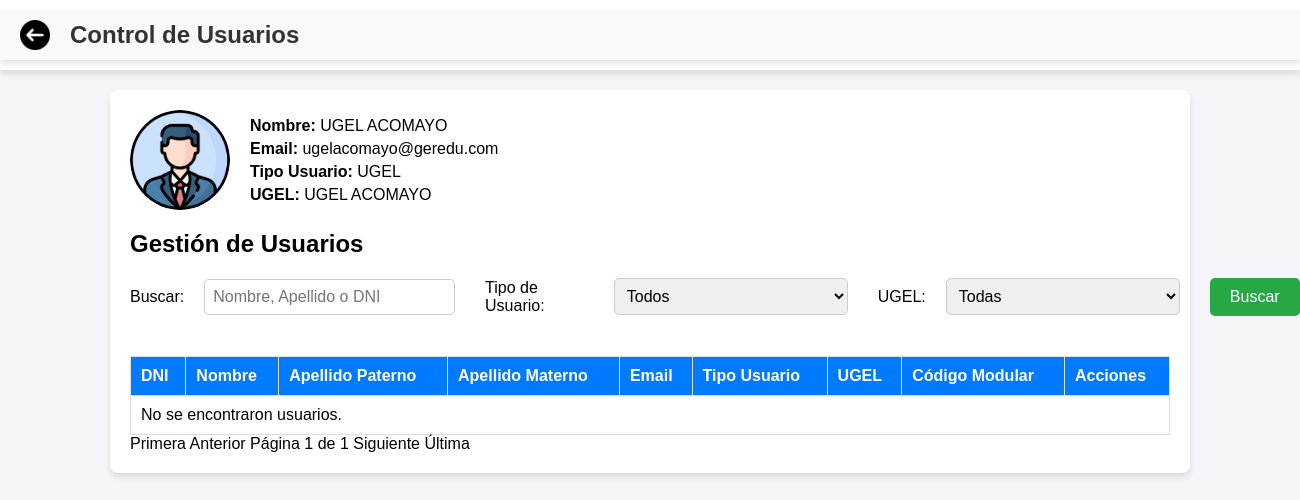
/control_usuarios/ (signed in), run on the app's committed database.
### app/models.py (models this page shows, shortened)
class Usuario(AbstractBaseUser):
    dni = models.IntegerField(unique=True)
    nombre = models.CharField(max_length=255)
    apellido_paterno = models.CharField(max_length=255)
    apellido_materno = models.CharField(max_length=255)
    email = models.EmailField(unique=True)
    telefono = models.CharField(max_length=20, blank=True, null=True)
    tipo_usuario = models.CharField(max_length=15, choices=[
        ('REGIONAL', 'Usuario Regional'),
        ('UGEL', 'Usuario UGEL'),
        ('DIRECTOR', 'Director'),
    ])
    estado = models.CharField(max_length=10, choices=[
        ('ACTIVO', 'Activo'),
        ('INACTIVO', 'Inactivo'),
    ], default='ACTIVO')
    permisos = models.JSONField(default=dict, blank=True, null=True)
    ugel = models.ForeignKey('Ugel', on_delete=models.SET_NULL, null=True, blank=True, related_name="usuarios")
    codigo_modular = models.CharField(max_length=15, blank=True, null=True, default="SIN_CODIGO")  # Nuevo atributo para DIRECTORES
    is_staff = models.BooleanField(default=False)
    is_superuser = models.BooleanField(default=False)
    USERNAME_FIELD = 'email'
    REQUIRED_FIELDS = ['dni', 'nombre', 'apellido_paterno']
    objects = UsuarioManager()

class Ugel(models.Model):
    nombre = models.CharField(max_length=255, unique=True)
    ruc = models.CharField(max_length=11, unique=True)
    str_images = models.TextField(blank=True, null=True)
    def __str__(self):
        return self.nombre

### app/views.py (the view, shortened to what this page needs)
# urls.py: path('control_usuarios/', views.control_usuarios, name='control_usuarios'),
def control_usuarios(request):
    usuarios = Usuario.objects.exclude(id=request.user.id)
    if request.user.tipo_usuario == "REGIONAL":
        usuarios = usuarios.filter(tipo_usuario__in=["REGIONAL", "UGEL", "DIRECTOR"])
    elif request.user.tipo_usuario == "UGEL":
        usuarios = usuarios.filter(tipo_usuario="DIRECTOR", ugel=request.user.ugel)
    else:
        usuarios = Usuario.objects.none()
    query = request.GET.get('query', '').strip()
    tipo_usuario = request.GET.get('tipo_usuario', '').strip()
    if tipo_usuario:
        usuarios = usuarios.filter(tipo_usuario=tipo_usuario)
    filter_ugel = request.GET.get('ugel', '').strip()
    if filter_ugel:
        usuarios = usuarios.filter(ugel__id=filter_ugel)
    paginator = Paginator(usuarios, 50)
    page_number = request.GET.get('page')  # Obtener el número de la página actual
    page_obj = paginator.get_page(page_number)  # Obtener los usuarios de la página actual
    return render(request, 'app/control_usuarios.html', {
        'page_obj': page_obj,  # Pasar el objeto de la página al template
        'ugeles': Ugel.objects.all(),  # Pasar UGELs para el filtro
        'user': request.user,  # Usuario actual
    })

### templates/app/control_usuarios.html (shortened to what this page needs)
<!DOCTYPE html>
<html lang="es">
<head>
    {% load static %}
    <link rel="stylesheet" href="{% static 'app/style-control.css' %}">
</head>
<body>
    <header class="header">
        <div class="header-container">
        <a href="{% url 'home' %}" class="back-button">
            <img src="{% static 'app/atras.png' %}" alt="Volver" class="back-icon">
        </a>
        <h1>Control de Usuarios</h1>
    </div>
    </header>
    <main class="main-container">
        <div class="user-profile">
            <img src="{% static 'app/perfil.png' %}" alt="Foto del Usuario" class="user-photo">
            <div class="user-info">
                <p><strong>Nombre:</strong> {{ user.nombre }}</p>
                <p><strong>Email:</strong> {{ user.email }}</p>
                <p><strong>Tipo Usuario:</strong> {{ user.tipo_usuario }}</p>
                <p><strong>UGEL:</strong> {{ user.ugel }}</p>
            </div>
        </div>
        <h2>Gestión de Usuarios</h2>
        <form method="get" class="search-filter-form">
            <div class="form-container">
                <label for="query">Buscar:</label>
                <input type="text" id="query" name="query" value="{{ request.GET.query }}" placeholder="Nombre, Apellido o DNI">
                <label for="tipo_usuario">Tipo de Usuario:</label>
                <select name="tipo_usuario" id="tipo_usuario">
                    <option value="">Todos</option>
                </select>
                <label for="ugel">UGEL:</label>
                <select name="ugel" id="ugel">
                    <option value="">Todas</option>
                </select>
                <button type="submit" class="button">Buscar</button>
            </div>
        </form>
<table>
    <thead>
        <tr>
            <th>DNI</th>
            <th>Nombre</th>
            <th>Apellido Paterno</th>
            <th>Apellido Materno</th>
            <th>Email</th>
            <th>Tipo Usuario</th>
            <th>UGEL</th>
            <th>Código Modular</th>
            <th>Acciones</th>
        </tr>
    </thead>
    <tbody>
        {% for usuario in page_obj %}
        <tr>
            <td>{{ usuario.dni }}</td>
            <td>{{ usuario.nombre }}</td>
            <td>{{ usuario.apellido_paterno }}</td>
            <td>{{ usuario.apellido_materno }}</td>
            <td>{{ usuario.email }}</td>
            <td>{{ usuario.tipo_usuario }}</td>
            <td>{{ usuario.ugel.nombre }}</td>
            <td>{{ usuario.codigo_modular }}</td>
            <td>
                <a href="{% url 'editar_usuario' usuario.id %}"><button>Editar</button></a>
                <button onclick="openDeleteModal('{{ usuario.id }}')">Eliminar</button>
            </td>
        </tr>
        {% empty %}
        <tr>
            <td colspan="9">No se encontraron usuarios.</td>
        </tr>
        {% endfor %}
    </tbody>
</table>
<div class="pagination">
    <span class="step-links">
        {% if page_obj.has_previous %}
            <a href="?page=1{% if request.GET.query %}&query={{ request.GET.query }}{% endif %}{% if request.GET.tipo_usuario %}&tipo_usuario={{ request.GET.tipo_usuario }}{% endif %}{% if request.GET.ugel %}&ugel={{ request.GET.ugel }}{% endif %}">Primera</a>
            <a href="?page={{ page_obj.previous_page_number }}{% if request.GET.query %}&query={{ request.GET.query }}{% endif %}{% if request.GET.tipo_usuario %}&tipo_usuario={{ request.GET.tipo_usuario }}{% endif %}{% if request.GET.ugel %}&ugel={{ request.GET.ugel }}{% endif %}">Anterior</a>
        {% else %}
            <a class="disabled">Primera</a>
            <a class="disabled">Anterior</a>
        {% endif %}
        <span>Página {{ page_obj.number }} de {{ page_obj.paginator.num_pages }}</span>
        {% if page_obj.has_next %}
            <a href="?page={{ page_obj.next_page_number }}{% if request.GET.query %}&query={{ request.GET.query }}{% endif %}{% if request.GET.tipo_usuario %}&tipo_usuario={{ request.GET.tipo_usuario }}{% endif %}{% if request.GET.ugel %}&ugel={{ request.GET.ugel }}{% endif %}">Siguiente</a>
            <a href="?page={{ page_obj.paginator.num_pages }}{% if request.GET.query %}&query={{ request.GET.query }}{% endif %}{% if request.GET.tipo_usuario %}&tipo_usuario={{ request.GET.tipo_usuario }}{% endif %}{% if request.GET.ugel %}&ugel={{ request.GET.ugel }}{% endif %}">Última</a>
        {% else %}
            <a class="disabled">Siguiente</a>
            <a class="disabled">Última</a>
        {% endif %}
    </span>
</div>
    </main>
</body>
</html>

### app/static/app/style-control.css (style rules this page uses)
body { font-family: Arial, sans-serif; background-color: #f4f4f9; margin: 0; padding: 0; }
.header { text-align: center; background-color: #fff; padding: 10px 0; box-shadow: 0 4px 6px rgba(0, 0, 0, 0.1); }
.main-container { width: 80%; margin: 20px auto; background-color: #fff; border-radius: 8px; box-shadow: 0 4px 6px rgba(0, 0, 0, 0.1); padding: 20px; }
.user-profile { display: flex; align-items: center; margin-bottom: 20px; }
.user-photo { width: 100px; height: 100px; border-radius: 50%; margin-right: 20px; }
.user-info p { margin: 5px 0; font-size: 16px; }
table { width: 100%; border-collapse: collapse; margin-top: 20px; }
table th, table td { text-align: left; padding: 10px; border: 1px solid #ddd; }
table th { background-color: #007bff; color: #fff; }

### templates/app/control_usuarios.html (style rules this page uses)
.button { padding: 10px 20px; background-color: #28a745; color: white; border: none; border-radius: 5px; cursor: pointer; font-size: 16px; transition: background-color 0.3s, transform 0.2s; }
.form-container { display: flex; align-items: center; gap: 20px; margin-bottom: 20px; }
input[type="text"], select { padding: 8px; font-size: 16px; border-radius: 5px; border: 1px solid #ccc; margin-right: 10px; width: 250px; }
form { display: flex; justify-content: space-between; align-items: center; }
button { background-color: #007bff; border: none; color: white; padding: 8px 16px; text-align: center; font-size: 14px; border-radius: 5px; cursor: pointer; transition: background-color 0.3s; }
.header-container { display: flex; align-items: center; justify-content: flex-start; background-color: #f8f9fa; padding: 10px 20px; box-shadow: 0 4px 6px rgba(0, 0, 0, 0.1); }
.back-button { margin-right: 20px; text-decoration: none; display: flex; align-items: center; }
.back-icon { width: 30px; height: 30px; transition: transform 0.3s ease; }
h1 { font-size: 24px; color: #333; margin: 0; }

### data on the page
Usuario: nombre "UGEL ACOMAYO", email "ugelacomayo@geredu.com", tipo_usuario "UGEL", ugel "UGEL ACOMAYO"

### other printed values
{{ page_obj.number }} "1"
{{ page_obj.paginator.num_pages }} "1"
